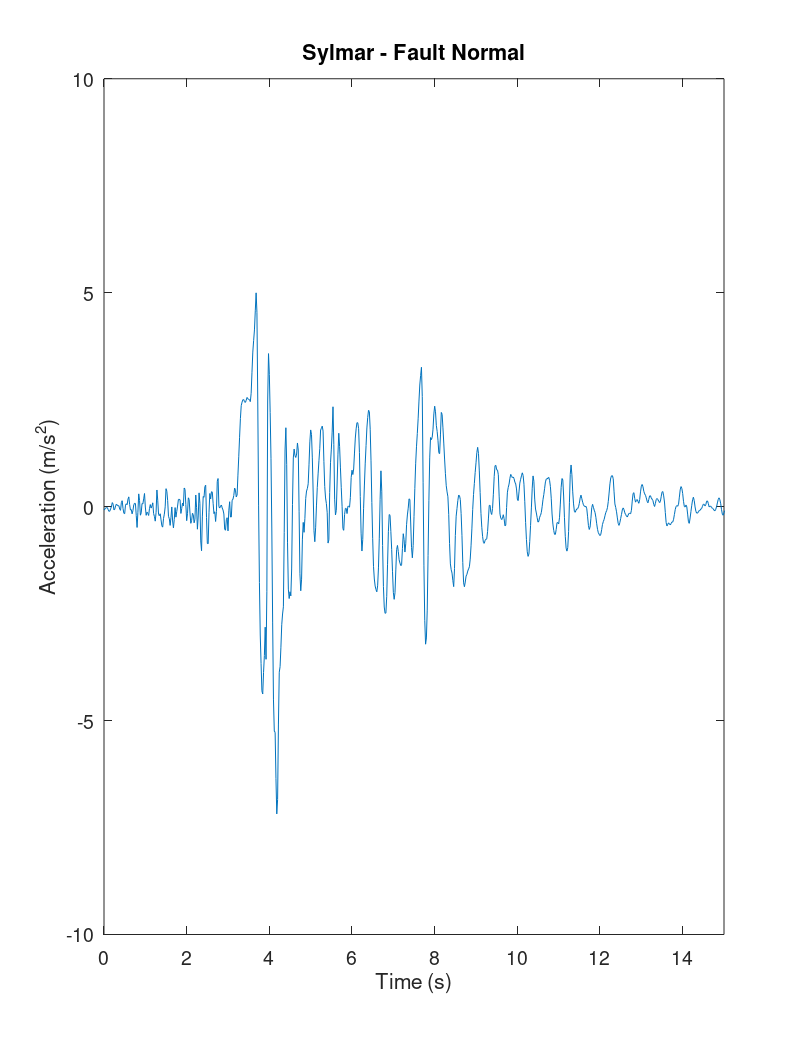

This figure's MATLAB source:
close all; clear all;
orient tall
data_fn=load('sylmar_fn.dat');
g=9.81;

dt=0.02;
[m,n]=size(data_fn);
k=1;
for i=1:m
for j=1:n
   A_fn(k)=data_fn(i,j)/100;   %change units from cm/s^2 to m/s^2
   Time(k)=dt*(k-1);
   k=k+1;
end
end

plot(Time,A_fn)
set(gca,'FontSize',14)
title('Sylmar - Fault Normal')
axis([0 15 -10 10])
xlabel('Time (s)')
ylabel('Acceleration (m/s^2)')


